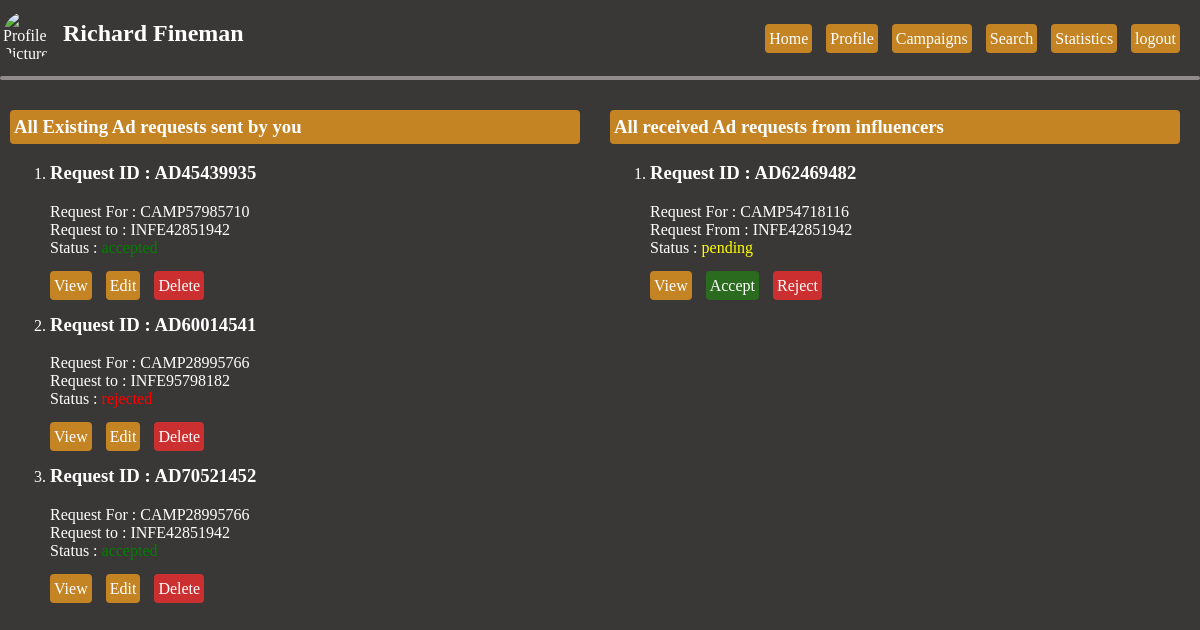
Screenshot of /sponsor_dashboard (signed in) with the database file from the repository.
### application/models.py (models this page shows)
class Adrequest(db.Model):
    __tablename__ = 'adrequest'
    adId = db.Column(String,primary_key=True)
    campaign_id = db.Column(String,nullable=False)
    influencer_id = db.Column(String,nullable=False)
    messages = db.Column(String)
    requirements = db.Column(String,nullable=False)
    payment_amount = db.Column(Float,nullable=False)
    status = db.Column(String,nullable=False)
    type = db.Column(String,nullable=False)
    createdby = db.Column(String,nullable=False)
    send_date = db.Column(String,nullable=False)
    nego_amount = db.Column(Float)
    nego_message = db.Column(String)
    nego_status = db.Column(String)

### application/sponsor.py (the view)
@sponsor_app.route("/sponsor_dashboard", methods=["GET","POST"])
def sponsor_dashboard():
    if "sponsor_name" not in session.keys() and "sponsor_id" not in session.keys():
        return redirect(url_for('sponsor_app.sponsor_login'))
    name = session['sponsor_name']
    sponsor_id = session['sponsor_id']
    image = session['image']
    try:
        privateADadrequests = Adrequest.query.filter_by(createdby=sponsor_id).all()
        campaigns_ids = db.session.query(Campaign.campaign_id).filter_by(createdby=sponsor_id,visibility='public').all()
        ids = [id[0] for id in campaigns_ids]
        publicADrequests = Adrequest.query.filter(
            Adrequest.campaign_id.in_(ids)
        ).all()
    except Exception as e:
        return render_template('message.html', id = 'DBERROR', error = e),503
    else:
        return render_template('sponsor_dashboard.html',
                               id='Adrequest',
                               name=name,
                               image=image,
                               privateADrequests=privateADadrequests,
                               publicADrequests=publicADrequests)

### templates/sponsor_dashboard.html (shortened to what this page needs)
<!DOCTYPE html>
<html lang="en">
    <head>
        <link rel="stylesheet" type="text/css" href="..\static\home.css">
    </head>
    <body>
        <div class="container">
            <div class="header-left-col">
                <img src="..\static\uploads\{{image}}" alt="Profile Picture" class="header-profile-picture">
                <h2 class="h2">{{name}}</h2><br>
            </div>
            <div class="header-right-col">
                <section class="campaign-block">
                    <a href="{{url_for('sponsor_app.sponsor_dashboard')}}" class="link-button">Home</a>
                    <a href="{{url_for('sponsor_app.sponsor_profile')}}" class="link-button">Profile</a>
                    <a href="{{url_for('sponsor_app.campaigns')}}" class="link-button">Campaigns</a>
                    <a href="{{url_for('sponsor_app.search_influencers')}}" class="link-button">Search</a>
                    <a href="" class="link-button">Statistics</a>
                    <a href="{{url_for('sponsor_app.sponsor_logout')}}" class="link-button">logout</a>
                </section>
            </div>
        </div>
        <hr>
        {%if id == 'profile'%}
            <div class="container">
                <div class="left-col">
                    <img src="..\static\uploads\{{sponsor.profile_image}}" alt="Profile Picture" class="body-profile-picture">
                    <p>{{sponsor.name}}</p>
                    <form action="/sponsor_dashboard/profile_pic/upload" method="POST" enctype="multipart/form-data">
                        <label>Edit Profile Picture</label><br>
                        <input type="file" name="profile_pic" accept=".png,.jpg,.jpeg,.svg" required><br>
                        <button type="submit">Update</button>
                    </form>
                </div>
                <div class="right-col">
                    <form action="/sponsor_dashboard/profile" method="POST">
                        <label>User_ID</label><br>
                        <input type="text" name="ID" value="{{sponsor.sponsor_id}}" required readonly><br>
                        <label>Name</label><br>
                        <input type="name" name="name" value="{{sponsor.name}}" required><br>
                        <label>Email</label><br>
                        <input type="email" name="email" value="{{sponsor.email}}" required><br>
                        <label>Mobile No</label><br>
                        <input type="text" name="mobno" value="{{sponsor.mobileno}}" required maxlength="10" minlength="10"><br>
                        <label>Password</label><br>
                        <input type="text" name="password" value="{{sponsor.password}}" required><br>
                        <label>Budget</label><br>
                        <input type="number" name="budget" value="{{sponsor.budget}}" min="0" step="0.01" required> Rs.<br>
                        <label>Industry</label><br>
                        <input type="text" name="industry" value="{{sponsor.industry}}" required><br>
                        <label>Website</label><br>
                        <input type="url" name="website" value="{{sponsor.website_link}}" placeholder="your website url" required><br>
                        <div style="padding-left: 4.3cm;">
                            <button type="submit" >Update</button>
                        </div>
                    </form>
                </div>
            </div>
        {%elif id == 'Adrequest'%}
        <div class="container-1-1">
            <div class="left-col-1-1">
                <div class="campaign-block">
                    <h3 class="link-button">All Existing Ad requests sent by you</h3>
                    {%if privateADrequests|length == 0 %}
                    <h3 style="color: rgb(148, 142, 142);">No private Ad requests.<br>
                        Search influencers & make private Ad requests for existing campaign.</h3>
                    {% else %}
                    <ol>
                        {% for ad in privateADrequests%}
                        <li>
                            <h3>Request ID : {{ad.adId}}</h3>
                            Request For : {{ad.campaign_id}}</br>
                            Request to : {{ad.influencer_id}}<br>
                            {%if ad.status == 'pending' %}
                            Status : <span style="color: yellow;">{{ad.status}}</span>
                            {%elif ad.status == 'accepted' %}
                            Status : <span style="color: green;">{{ad.status}}</span>
                            {%else%}
                            Status : <span style="color: red;">{{ad.status}}</span>
                            {%endif%}<br>
                            <div class="inner-block">
                                <a class="link-button" href="{{url_for('sponsor_app.about_adrequest',flag='v',ad_id=ad.adId)}}">View</a>
                                <a class="link-button" href="{{url_for('sponsor_app.about_adrequest',flag ='e',ad_id=ad.adId)}}">Edit</a>
                                <a class="link-button" style="background-color: rgb(204, 47, 47);"
                                    href="{{url_for('sponsor_app.about_adrequest',flag='d',ad_id=ad.adId)}}">Delete</a>
                            </div>
                        </li>
                        {% endfor %}
                    </ol>
                    {% endif %}
                </div>
            </div>
            <div class="right-col-1-1">
                <div class="campaign-block">
                    <h3 class="link-button">All received Ad requests from influencers</h3>
                    {%if publicADrequests|length == 0 %}
                    <h3 style="color: rgb(148, 142, 142);">Not received any Ad Requests.</h3>
                    {% else %}
                    <ol>
                        {% for ad in publicADrequests%}
                        <li>
                            <h3>Request ID : {{ad.adId}}</h3>
                            Request For : {{ad.campaign_id}}</br>
                            Request From : {{ad.influencer_id}}<br>
                            {%if ad.status == 'pending' %}
                            Status : <span style="color: yellow;">{{ad.status}}</span>
                            {%elif ad.status == 'accepted' %}
                            Status : <span style="color: green;">{{ad.status}}</span>
                            {%else%}
                            Status : <span style="color: red;">{{ad.status}}</span>
                            {%endif%}<br>
                            <div class="inner-block">
                                <a class="link-button" href=""> View</a>
                                <a class="link-button" href="" style="background-color: rgb(43, 107, 31);"> Accept</a>
                                <a class="link-button" style="background-color: rgb(204, 47, 47);"
                                    href=""> Reject</a>
                            </div>
                        </li>
                        {% endfor %}
                    </ol>
                    {% endif %}
                </div>
            </div>
        </div>
        {%endif%}
    </body>
</html>

### static/home.css (style rules this page uses)
body { margin: 0px 0px 1cm 0px; padding: 0; background-color: rgb(58, 55, 55); color: white; }
.container { display: grid; grid-template-columns: 1fr 2fr; }
.container-1-1 { display: grid; grid-template-columns: 1fr 1fr; }
.left-col-1-1 { border-style: solid; border-width: 0px 0px 0px 0px; }
.right-col-1-1 { border-style: solid; border-width: 0px 0px 0px 0px; }
.header-left-col { display:inline-flex; justify-content: left; background-color: rgb(58, 55, 55); height: 2cm; }
.header-right-col { text-align: right; background-color: rgb(58, 55, 55); height: 2cm; }
hr { margin: 0px; border:0px; border-radius: 5px; height:4px; background-color: rgb(145, 140, 140); }
.header-profile-picture { width: 50px; height: 50px; border-radius: 50%; object-fit:cover; margin-top: 11px; margin-left: 3px; margin-right: 5px; }
.h2 { margin-left: 5px; }
.link-button { padding: 6px 4px 6px 4px; margin-right: 10px; text-decoration: none; border-radius: 4px; color: white; background-color: rgb(196, 132, 36); }
.campaign-block { margin: 30px 10px 15px 10px; }
.inner-block { margin: 20px 10px 15px 0px; }

### rows the page displays
Adrequest: adId "AD45439935", campaign_id "CAMP57985710", influencer_id "INFE42851942", status "accepted"
Adrequest: adId "AD60014541", campaign_id "CAMP28995766", influencer_id "INFE95798182", status "rejected"
Adrequest: adId "AD70521452", campaign_id "CAMP28995766", influencer_id "INFE42851942", status "accepted"
Adrequest: adId "AD62469482", campaign_id "CAMP54718116", influencer_id "INFE42851942", status "pending"

### other values shown
{{ name }} "Richard Fineman"
